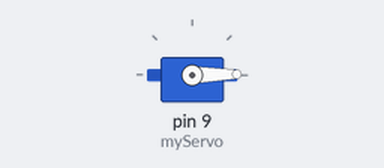
Bench run of a sketch on a simulated Arduino Uno, built with avr-gcc and run on an emulated ATmega328P. Shown: servo.

Above: at 0.05 s.
At 3.45 s:
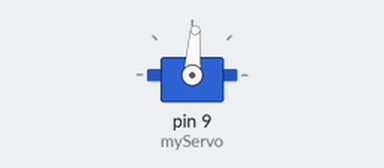
At 6.85 s:
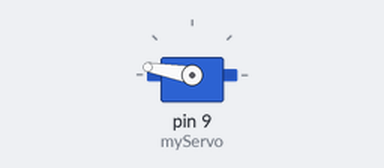
At 13.65 s:
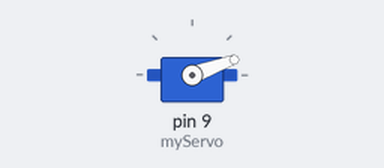
Timing chart, 0 to 18.8 s (numbered marks = the images above):
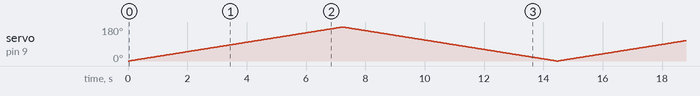

The sketch:

servo.ino
```cpp
#include <Servo.h>

Servo myServo;

void setup() {
  myServo.attach(9                                                                                                                                                                                                                                                                                       );   // signal pin connected to D9
}

void loop() {

  for (int i=0; i<180; i++)
  {
  myServo.write(i);    // move to 0 degrees
  delay(40);
  }

for (int i=180; i>=0; --i)
  {
  myServo.write(i);    // move to 0 degrees
  delay(40);
  }

}
```
